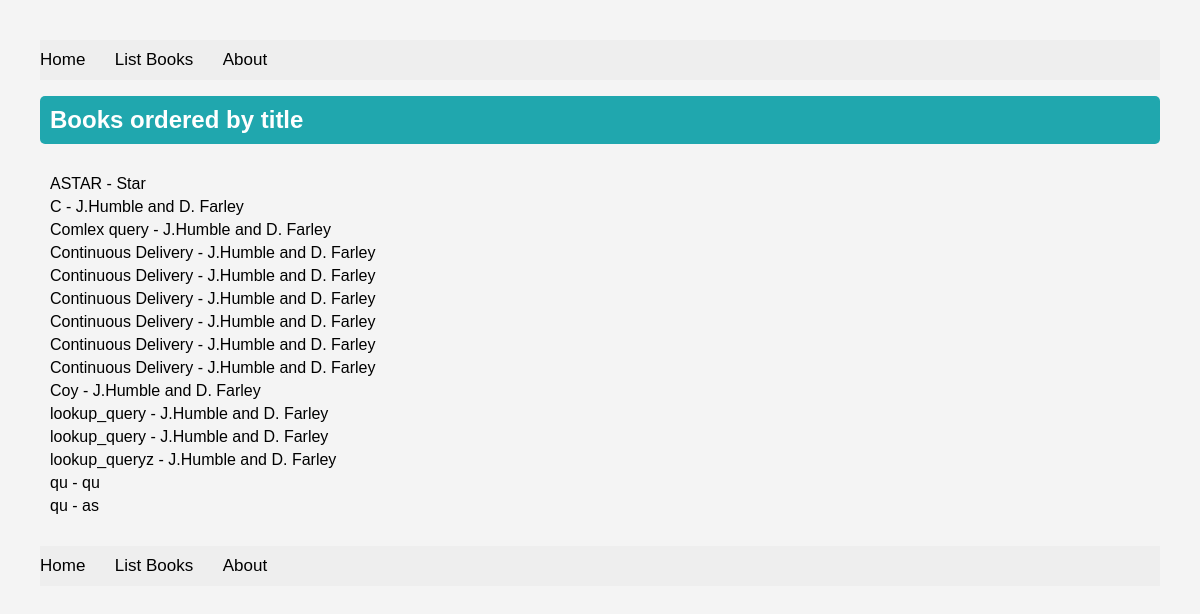
The app's page /books/lab8/task4, older data.
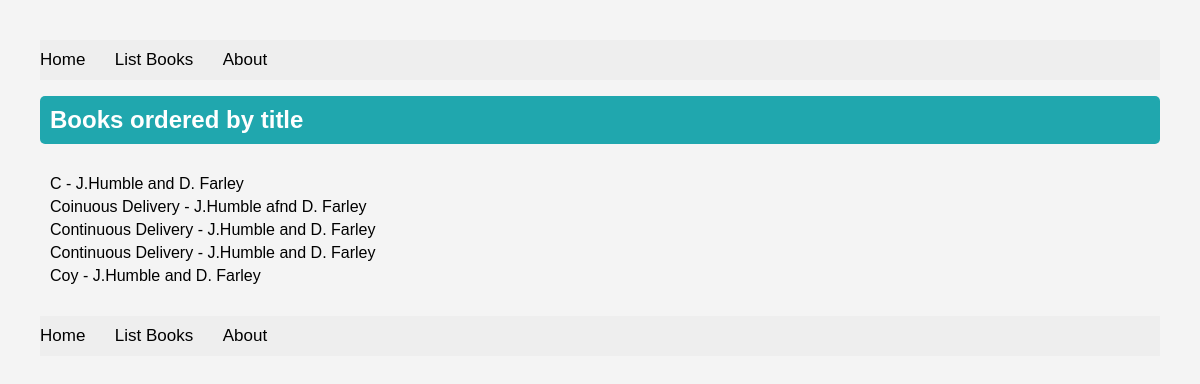
The same page, newer data.
### apps/bookmodule/models.py (models this page shows)
class Book(models.Model):
    title = models.CharField(max_length = 50)
    author = models.CharField(max_length = 50)
    price = models.FloatField(default = 0.0)
    edition = models.SmallIntegerField(default = 1)

### apps/bookmodule/views.py (the view)
# urls.py: path('lab8/task4',views.lab8_task4,name="Lab8_Task4"),
def lab8_task4(request):
   mybooks = Book.objects.all().order_by('title')
   return render(request, 'bookmodule/lab8/task4.html',{'books':mybooks})

### apps/templates/bookmodule/lab8/task4.html (shortened to what this page needs)
{% extends "layouts/base.html" %}
{% load static %}
{% block content %}
    <h1>Books ordered by title</h1>
    <ul>
        {% for book in books %}
            <li>{{ book.title }} - {{ book.author }}</li>
        {% endfor %}
    </ul>
    {% endblock content %}

Row changes from the older to the newer data that the page shows:
removed Book: title "ASTAR", author "Star"
removed Book: title "Comlex query", author "J.Humble and D. Farley"
removed Book: title "Continuous Delivery", author "J.Humble and D. Farley"
removed Book: title "Continuous Delivery", author "J.Humble and D. Farley"
removed Book: title "Continuous Delivery", author "J.Humble and D. Farley"
removed Book: title "lookup_query", author "J.Humble and D. Farley"
removed Book: title "lookup_query", author "J.Humble and D. Farley"
removed Book: title "lookup_queryz", author "J.Humble and D. Farley"
removed Book: title "qu", author "qu"
removed Book: title "qu", author "as"
changed Book: title "Continuous Delivery" → "Coinuous Delivery"; author "J.Humble and D. Farley" → "J.Humble afnd D. Farley"
